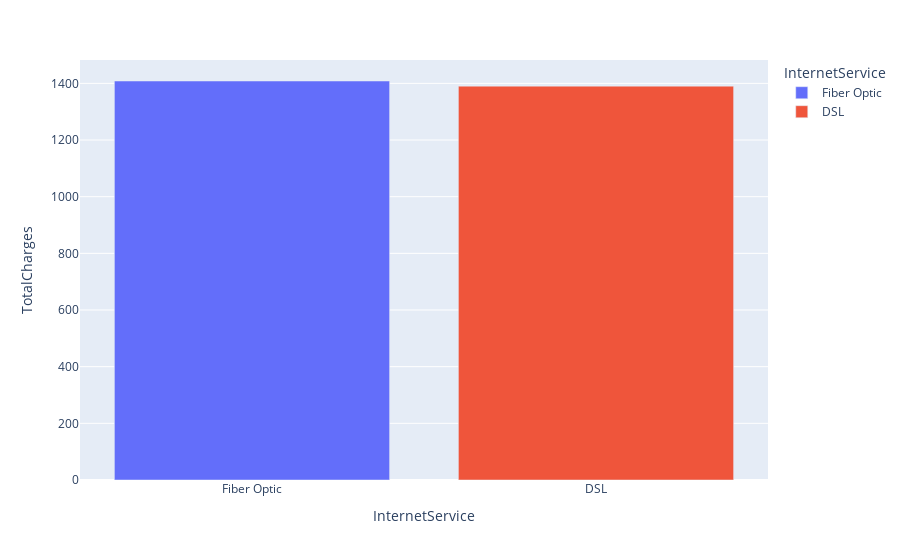

Write notebook code for a chart like this one.
### Code cell
px.bar(data_frame=avg_charges,x='InternetService',y='TotalCharges',color='InternetService',labels={'TotalCharges'})

### Figure 1 — Plotly figure (JSON) as saved in the notebook; plotly's stock layout.template omitted (floating-point values rounded to 4 significant figures)
{"data": [{"alignmentgroup": "True", "hovertemplate": "InternetService=%{x}<br>TotalCharges=%{y}<extra></extra>", "legendgroup": "Fiber Optic", "marker": {"color": "#636efa", "pattern": {"shape": ""}}, "name": "Fiber Optic", "offsetgroup": "Fiber Optic", "orientation": "v", "showlegend": true, "textposition": "auto", "type": "bar", "x": ["Fiber Optic"], "xaxis": "x", "y": [1408.0], "yaxis": "y"}, {"alignmentgroup": "True", "hovertemplate": "InternetService=%{x}<br>TotalCharges=%{y}<extra></extra>", "legendgroup": "DSL", "marker": {"color": "#EF553B", "pattern": {"shape": ""}}, "name": "DSL", "offsetgroup": "DSL", "orientation": "v", "showlegend": true, "textposition": "auto", "type": "bar", "x": ["DSL"], "xaxis": "x", "y": [1390.0], "yaxis": "y"}], "layout": {"autosize": true, "barmode": "relative", "legend": {"title": {"text": "InternetService"}, "tracegroupgap": 0}, "margin": {"t": 60}, "xaxis": {"anchor": "y", "autorange": true, "categoryarray": ["Fiber Optic", "DSL"], "categoryorder": "array", "domain": [0, 1], "range": [-0.5, 1.5], "title": {"text": "InternetService"}, "type": "category"}, "yaxis": {"anchor": "x", "autorange": true, "domain": [0, 1], "range": [0, 1482.0], "title": {"text": "TotalCharges"}, "type": "linear"}}}
